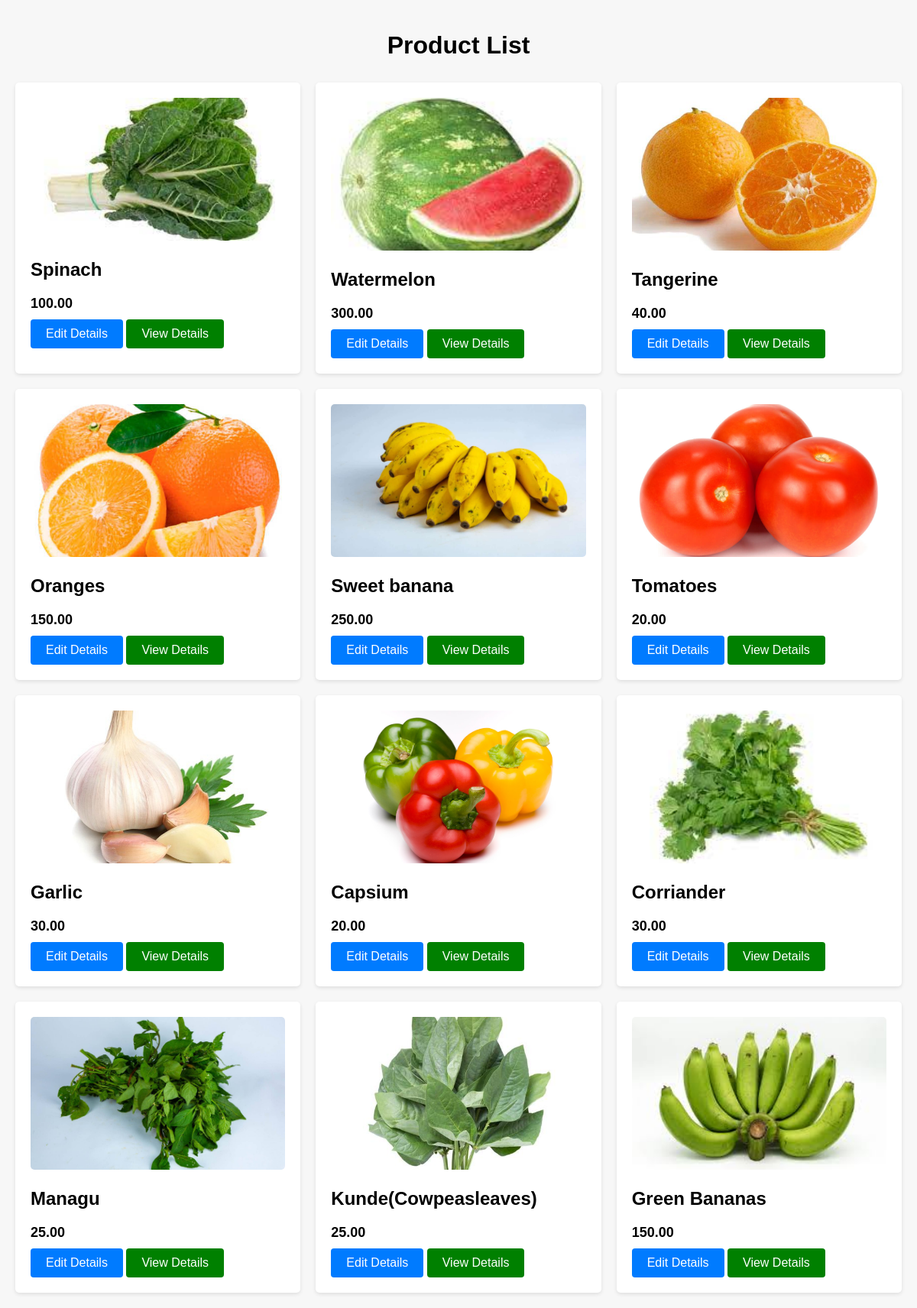
Screenshot of /inventory/products/list/ with the database file from the repository.
### inventory/models.py (models this page shows)
class Product(models.Model):
    tittle = models.CharField(max_length = 32)
    price = models.DecimalField(max_digits = 8, decimal_places = 2)
    description = models.TextField()
    image = models.ImageField()
    vendor = models.ForeignKey(Vendor,null=True,on_delete=models.CASCADE)

### inventory/views.py (the view)
# urls.py: path("products/list/",product_list,name = "product_list_view"),
def product_list(request):
    products = Product.objects.all()
    return render (request, "inventory/product_list.html",{"products":products})

### template/inventory/product_list.html (shortened to what this page needs)
        <!DOCTYPE html>
<html lang="en">
<head>
</head>
<body>
    <h1>Product List</h1>
    <div class="product-container">
        {% for product in products %}
        <div class="product-card">
            <img class="product-image" src="{{ product.image.url }}" alt="Product Image">
            <h2 class="product-tittle">{{ product.tittle }}</h2>
            <span class="product-price">{{ product.price }}</span></br>
            <a class="edit-link"  href="{% url 'product_update_view' id=product.id %}" class="edit">Edit Details</a>
            <a class="product-link" href="{% url 'product_detail_view' id=product.id %}">View Details</a>
        </div>
        {% endfor %}
    </div>
</body>
</html>

### template/inventory/product_list.html (style rules this page uses)
body { font-family: Arial, sans-serif; margin: 0; padding: 20px; background-color: #F7F7F7; }
h1 { text-align: center; margin-bottom: 30px; }
.product-container { display: grid; grid-template-columns: repeat(auto-fit, minmax(300px, 1fr)); gap: 20px; }
.product-card { background-color: #fff; border-radius: 5px; padding: 20px; box-shadow: 0 2px 5px rgba(0, 0, 0, 0.1); }
.product-image { width: 100%; max-height: 200px; object-fit: cover; border-radius: 5px; }
.product-price { font-weight: bold; font-size: 18px; }
.product-link { display: inline-block; padding: 10px 20px; background-color:green; color: #fff; text-decoration: none; border-radius: 4px; text-align: center; margin-top: 10px; }
.edit-link { display: inline-block; padding: 10px 20px; background-color: #007BFF; color: #fff; text-decoration: none; border-radius: 4px; text-align: center; margin-top: 10px; }

### rows the page displays
Product: image (picture), tittle "Spinach", price "100.00"
Product: image (picture), tittle "Watermelon", price "300.00"
Product: image (picture), tittle "Tangerine", price "40.00"
Product: image (picture), tittle "Oranges", price "150.00"
Product: image (picture), tittle "Sweet banana", price "250.00"
Product: image (picture), tittle "Tomatoes", price "20.00"
Product: image (picture), tittle "Garlic", price "30.00"
Product: image (picture), tittle "Capsium", price "20.00"
Product: image (picture), tittle "Corriander", price "30.00"
Product: image (picture), tittle "Managu", price "25.00"
Product: image (picture), tittle "Kunde(Cowpeasleaves)", price "25.00"
Product: image (picture), tittle "Green Bananas", price "150.00"
